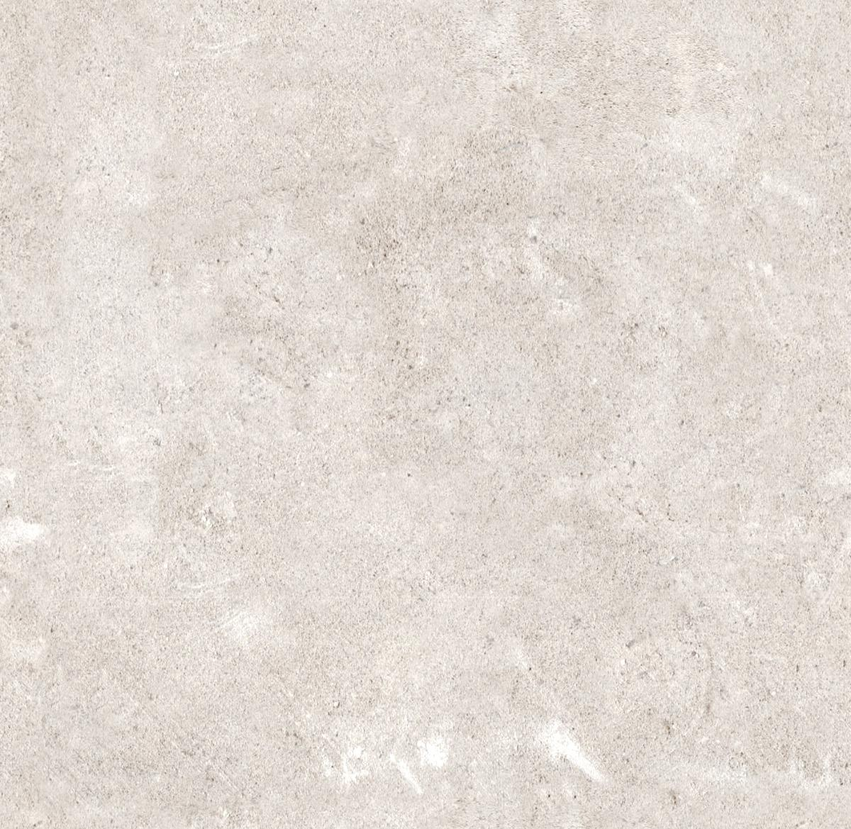
#> input picture limestone.png, 851 x 829 px, shrunk from 1200 x 1169 before the run
$ python -i generators.py   (imports and definitions only)   (older library calls are emulated)
#> lines starting #> are read from the running program, lines starting #| are printed output that depends on the picture
"""
PBR map generation functions.
Each function takes a grayscale (or BGR) numpy array and returns a map array.

All filters use BORDER_WRAP padding so the kernels see a seamless tiled
continuation at every edge — eliminates the bright-border artifact in tiled normal maps.
"""
import cv2
import numpy as np


def _wrap_pad(img: np.ndarray, pad: int) -> np.ndarray:
    """
    Tile-wrap pad an image on all four sides.
    cv2.copyMakeBorder does not support BORDER_WRAP directly on all builds,
    so we do it manually with numpy roll slicing.
    """
#> called with pad = 4
    # vertical wrap
    img = np.concatenate([img[-pad:], img, img[:pad]], axis=0)
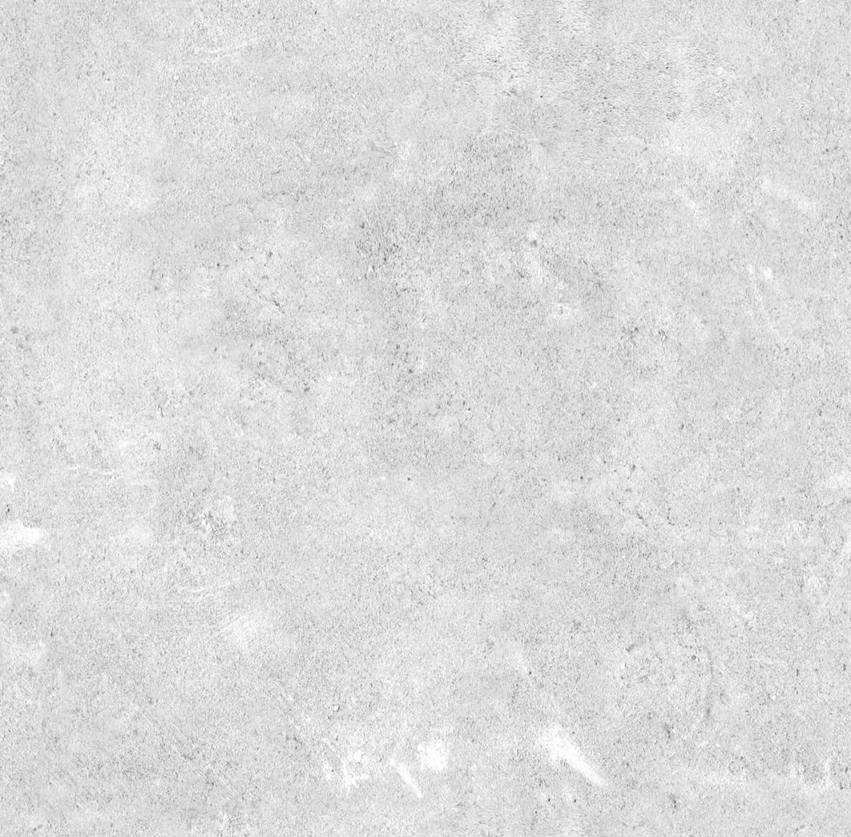
#> img: shape (837, 851) float32; min 81, max 255, mean 219.5
    # horizontal wrap
    img = np.concatenate([img[:, -pad:], img, img[:, :pad]], axis=1)
#> img: shape (837, 859) float32
    return img


def generate_normal(gray: np.ndarray, strength: float = 10.0) -> np.ndarray:
    """Sobel-based normal map with wrap-padded edges. Returns BGR uint8."""
    gray  = gray.astype(np.float32)
    pad   = 4
    padded = _wrap_pad(gray, pad)

    gx = cv2.Sobel(padded, cv2.CV_32F, 1, 0, ksize=3)
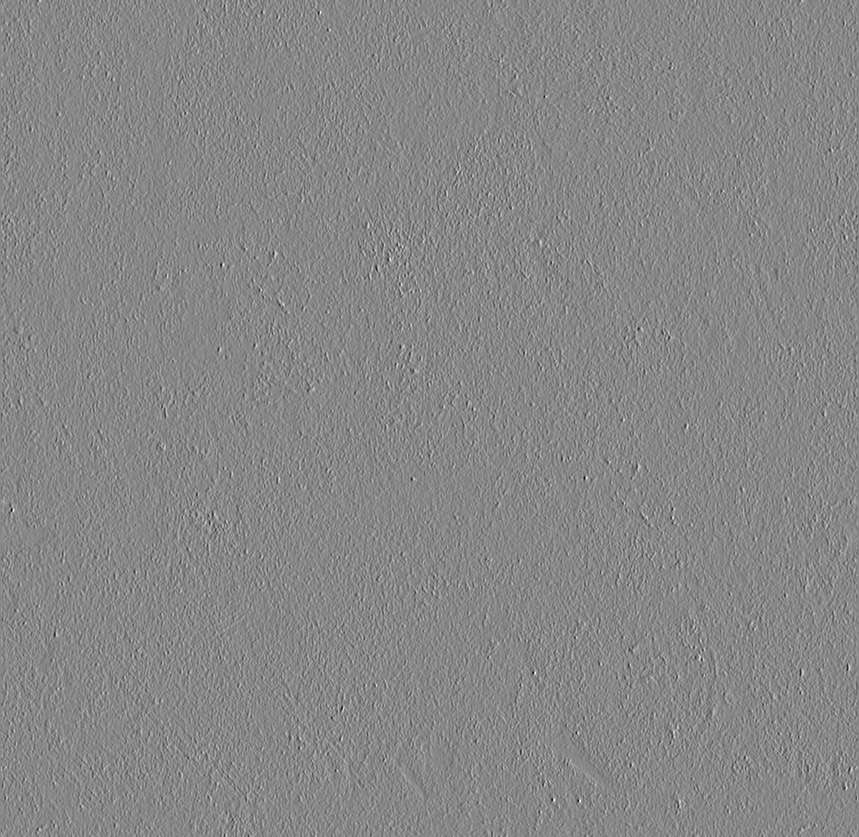
#> gx: shape (837, 859) float32; min -486, max 430, mean 0; drawn with min black and max white
    gy = cv2.Sobel(padded, cv2.CV_32F, 0, 1, ksize=3)
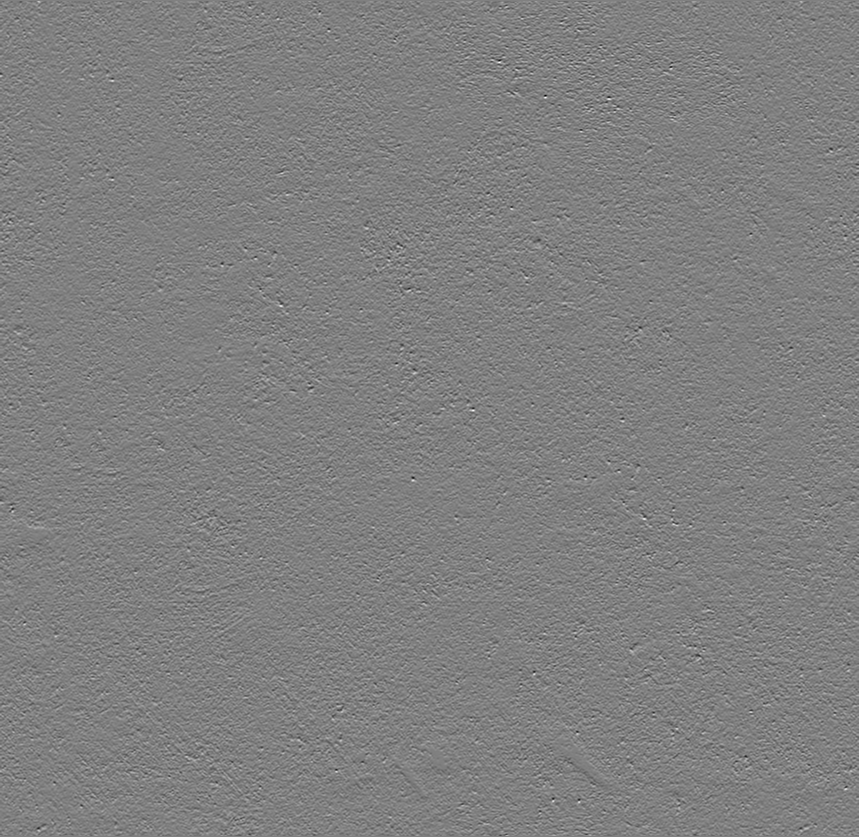
#> gy: shape (837, 859) float32; min -437, max 433, mean 0; drawn with min black and max white

    # Crop padding back out
    gx = gx[pad:-pad, pad:-pad]
#> gx: shape (829, 851) float32
    gy = gy[pad:-pad, pad:-pad]
#> gy: shape (829, 851) float32

    gz     = np.full(gray.shape, strength, dtype=np.float32)
    normal = np.dstack((-gx, gy, gz))
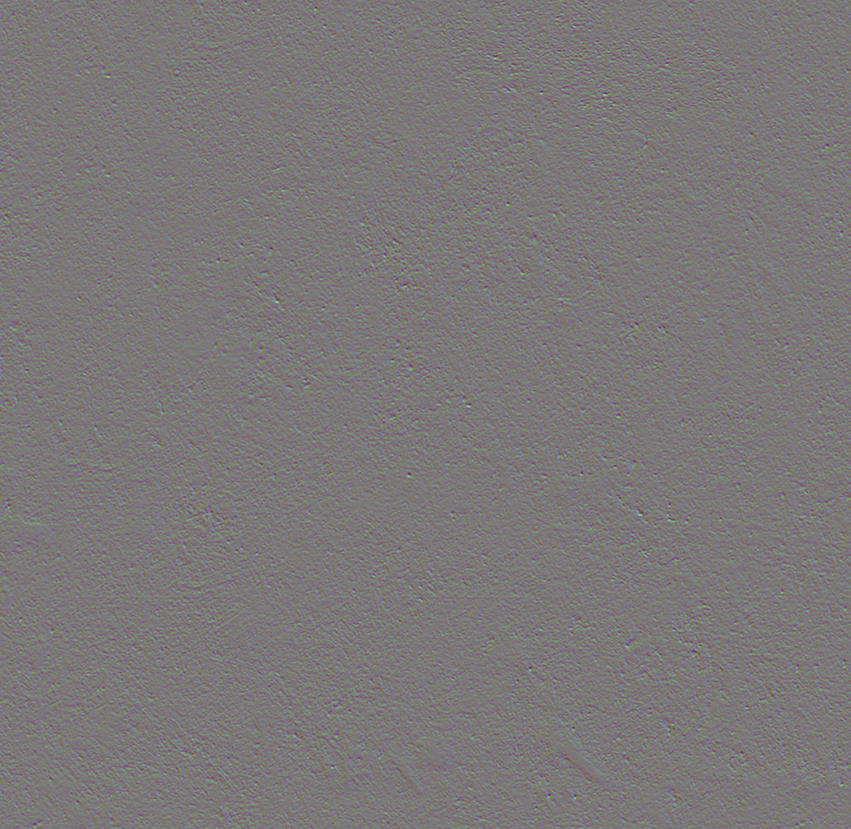
#> normal: shape (829, 851, 3) float32; mean of channels 0, 1, 2 0, 0, 10; drawn with min black and max white
    normal /= np.linalg.norm(normal, axis=2, keepdims=True) + 1e-8
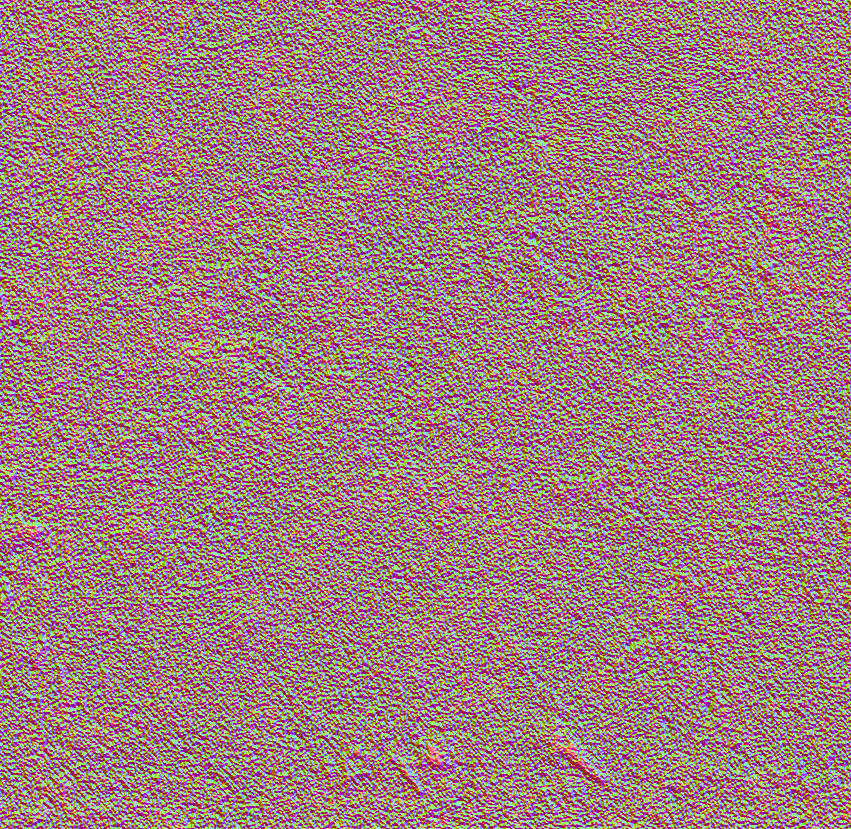
#> normal: shape (829, 851, 3) float32; mean of channels 0, 1, 2 -0.0049, -0.000714, 0.25; drawn with min black and max white
    normal  = ((normal + 1) / 2 * 255).astype(np.uint8)
    return cv2.cvtColor(normal, cv2.COLOR_RGB2BGR)


# [61 lines left out: functions generate_roughness, generate_ao, generate_height, generate_metalness, generate_emissive, not called in this run]

>>> import cv2
>>> picture = cv2.imread('../limestone.png', cv2.IMREAD_GRAYSCALE)
>>> result = generate_normal(picture)
